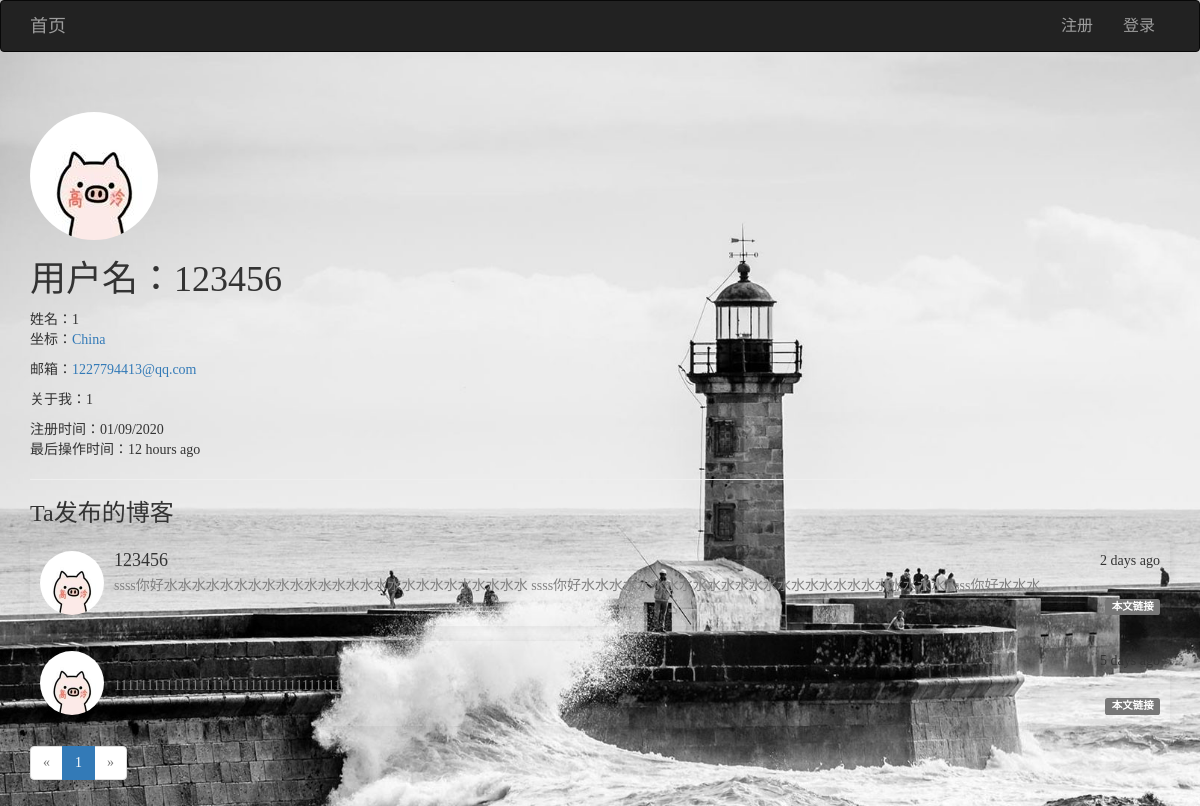
Page /user/user_info/123456 on the earlier database version.
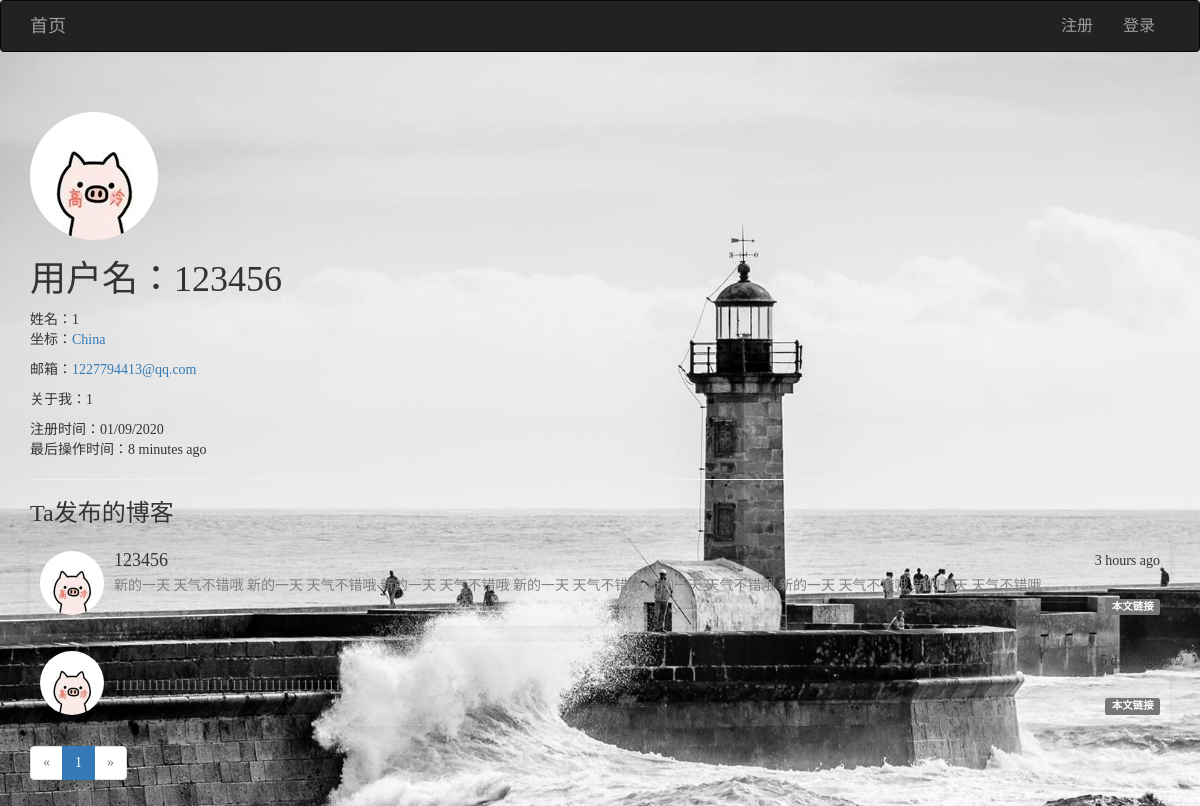
Same page on the later database version.
### app/models/users.py (models this page shows, shortened)
class User(UserMixin, db.Model):
    __tablename__ = 'users'
    id = db.Column(db.Integer, primary_key=True)
    username = db.Column(db.String(64), unique=True)
    password_hash = db.Column(db.String(128))
    email = db.Column(db.String(128), unique=True)
    confirmed = db.Column(db.Boolean, default=False)
    icon = db.Column(db.String(64), default='default.jpg')
    name = db.Column(db.String(64))
    location = db.Column(db.String(64))
    about_me = db.Column(db.Text())
    member_since = db.Column(db.DateTime(), default=datetime.utcnow)
    last_seen = db.Column(db.DateTime(), default=datetime.utcnow)
    posts = db.relationship('Posts', backref='user', lazy='dynamic', cascade='all, delete-orphan')
    favorites = db.relationship('Posts', secondary="collections", backref=db.backref('users', lazy='dynamic'), lazy='dynamic')
    comments = db.relationship('Comment', backref='user', lazy='dynamic', cascade='all, delete-orphan')
    @property
    def password(self):
        raise AttributeError('密码不可读')

### app/models/posts.py (models this page shows, shortened)
class Posts(db.Model):
    __tablename__ = 'posts'
    id = db.Column(db.Integer, primary_key=True)
    rid = db.Column(db.Integer, index=True, default=0)
    content = db.Column(db.Text)
    timestamp = db.Column(db.DateTime, default=datetime.utcnow)
    uid = db.Column(db.Integer, db.ForeignKey('users.id', ondelete='CASCADE'))
    comments = db.relationship('Comment', backref='post', lazy='dynamic', cascade='all, delete-orphan')
    body_html = db.Column(db.Text)
    body_text = db.Column(db.Text)

### app/views/user.py (the view)
@user.route('/user_info/<username>')
def user_info(username):
    u = User.query.filter_by(username=username).first_or_404()
    page = request.args.get('page', 1, type=int)  # 用户想查看第几页
    pagination = u.posts.order_by(Posts.timestamp.desc()).paginate(page, per_page=10, error_out=False)
    posts = pagination.items
    return render_template('user/user.html', user=u, posts=posts, pagination=pagination)

### app/views/user.py (called while the page is built)
@user.before_app_request
def before_request():
    if current_user.is_authenticated:
        current_user.ping()

### app/templates/user/user.html (shortened to what this page needs)
{% extends 'commons/base.html' %}
{% from 'commons/macro.html' import pagination_show %}
{% block page_content %}
    <div class="page-header">
        <img style="border-radius: 50%" src="{{ url_for('static', filename='uploads/' + user.icon) }}" alt="头像">
        <h1>用户名：{{ user.username }}</h1>
        {% if user.name or user.location %}
            <p>
                {% if user.name %}姓名：{{ user.name }}<br>{% endif %}
                {% if user.location %}
                    坐标：<a href="http://maps.google.com/?q={{ user.location }}">{{ user.location }}</a>
                {% endif %}
            </p>
        {% endif %}
        <p>邮箱：<a href="mailto:{{ user.email }}">{{ user.email }}</a></p>
        {% if user.about_me %}<p>关于我：{{ user.about_me }}</p>{% endif %}
        <p>
            注册时间：{{ moment(user.member_since).format('L') }}<br>
            最后操作时间：{{ moment(user.last_seen).fromNow() }}
        </p>
    </div>
    <h3>{% if current_user.username == user.username %}我{% else %}Ta{% endif %}发布的博客</h3>
    {% for post in posts %}
        <div class="media" style="padding: 10px; box-shadow: 0 1px 10px 2px rgba(0, 0, 0, .06); border-radius: 5px">
            <div class="media-left">
                <img class="media-object" style="width: 64px; height: 64px; border-radius: 50%" src="{{ url_for('static', filename='uploads/' + post.user.icon) }}" alt="...">
            </div>
            <div class="media-body">
                <div style="float: right">{{ moment(post.timestamp).fromNow() }}</div>
                <h4 class="media-heading">{{ post.user.username }}</h4>
                <span style="float: left; white-space: nowrap; overflow: hidden; text-overflow: ellipsis; max-width: 950px; max-height: 20px; color: grey">
                    {% if post.body_html %}
                        {{ post.body_text }}
                    {% else %}
                        {{ post.content }}
                    {% endif %}
                </span><br>
                <a style="float:right;" target="_blank" href="{{ url_for('posts.post_show', id=post.id) }}"><span class="label label-default">本文链接</span></a>
            </div>
        </div>
    {% endfor %}
    {{ pagination_show(pagination,'user.user_info',user.username) }}
{% endblock %}

### app/templates/commons/base.html (shortened to what this page needs)
{% extends 'bootstrap/base.html' %}
{% import 'bootstrap/wtf.html' as wtf %}
{% block navbar %}
    <nav class="navbar navbar-inverse" style="-webkit-user-select: none; font-size: 16px;">
        <div class="container">
            <div class="navbar-header">
                <a class="navbar-brand" href="{{ url_for('main.index') }}">首页</a>
            </div>
            <div class="collapse navbar-collapse">
                <ul class="nav navbar-nav navbar-right">
                    {% if current_user.is_authenticated %}
                        <li>
                            <a href="{{ url_for('user.index', username=current_user.username) }}">
                                <img style="width: 36px; height: 36px; border-radius: 50%; float: left; margin-top: -8px" src="{{ url_for('static', filename='uploads/' + current_user.icon) }}" alt="...">
                            </a>
                        </li>
                        <li class="dropdown">
                            <a href="#" class="dropdown-toggle" data-toggle="dropdown" role="button" aria-haspopup="true"
                               aria-expanded="false">你好, {{ current_user.username }} <span class="caret"></span></a>
                            <ul class="dropdown-menu">
                                <li><a href="{{ url_for('user.index', username=current_user.username) }}" target="_blank">个人中心</a></li>
                                <li><a href="{{ url_for('user.change_password', username=current_user.username) }}">修改密码</a></li>
                                <li><a href="{{ url_for('user.logout') }}">退出</a></li>
                            </ul>
                        </li>
                    {% else %}
                        <li><a href="{{ url_for('user.register') }}">注册</a></li>
                        <li><a href="{{ url_for('user.login') }}">登录</a></li>
                    {% endif %}
                </ul>
            </div>
        </div>
    </nav>
{% endblock %}
{% block content %}
    <div class="container">
        {% block page_content %}
        {% endblock %}
    </div>
{% endblock %}
{% block styles %}
    {{ super() }}
{% endblock %}

### app/templates/commons/macro.html
{% macro pagination_show(pagination,endpoint,uname,pid) %}
    <nav aria-label="Page navigation">
        <ul class="pagination">
            <li {% if not pagination.has_prev %}class="disabled" {% endif %}>
                <a href="{% if pagination.has_prev %}{{ url_for(endpoint,id=pid,username=uname,page=pagination.prev_num,**kwargs) }}{% else %}javascript:;{% endif %}"
                   aria-label="Previous">
                    <span aria-hidden="true">&laquo</span>
                </a>
            </li>
            {% for p in pagination.iter_pages() %}
                {% if p %}
                    <li {% if pagination.page==p %}class="active">
                            <a href="javascript:;">{{ p }}</a>
                        {% else %}>
                            <a href="{{ url_for(endpoint,id=pid,username=uname,page=p,**kwargs) }}">{{ p }}</a>
                        {% endif %}
                    </li>
                {% else %}
                    <li class="disabled"><a href="javascript:;" style="cursor: default">&hellip;</a></li>
                {% endif %}
            {% endfor %}
            <li {% if not pagination.has_next %}class="disabled" {% endif %}>
                <a href="
                        {% if pagination.has_next %}{{ url_for(endpoint,id=pid,username=uname,page=pagination.next_num,**kwargs) }}{% else %}javascript:;{% endif %}"
                   aria-label="Previous">
                    <span aria-hidden="true">&raquo</span>
                </a>
            </li>
        </ul>
    </nav>
{% endmacro %}

### app/templates/commons/base.html (style rules this page uses)
body { font-family: "田氏宋体旧字形"; -webkit-user-select: none; background-image: url(/images/1214885.jpg); -webkit-background-size: cover; -o-background-size: cover; background-size: cover; z-index: -2; }

Differences in the rows shown:
changed User "China": last_seen "12 hours ago" → "8 minutes ago"
changed Posts: timestamp "2 days ago" → "3 hours ago"; body_text "ssss你好水水水水水水水水水水水水水水水水水水水水水水水水水水 ssss你好水水水水水水水水水水水水水水水水水水水水水水水水水水 ssss你好水水水…" → "新的一天 天气不错哦 新的一天 天气不错哦 新的一天 天气不错哦 新的一天 天气不错哦 新的一天 天气不错哦 新的一天 天气不错哦 新的一天 天气不错哦…"
